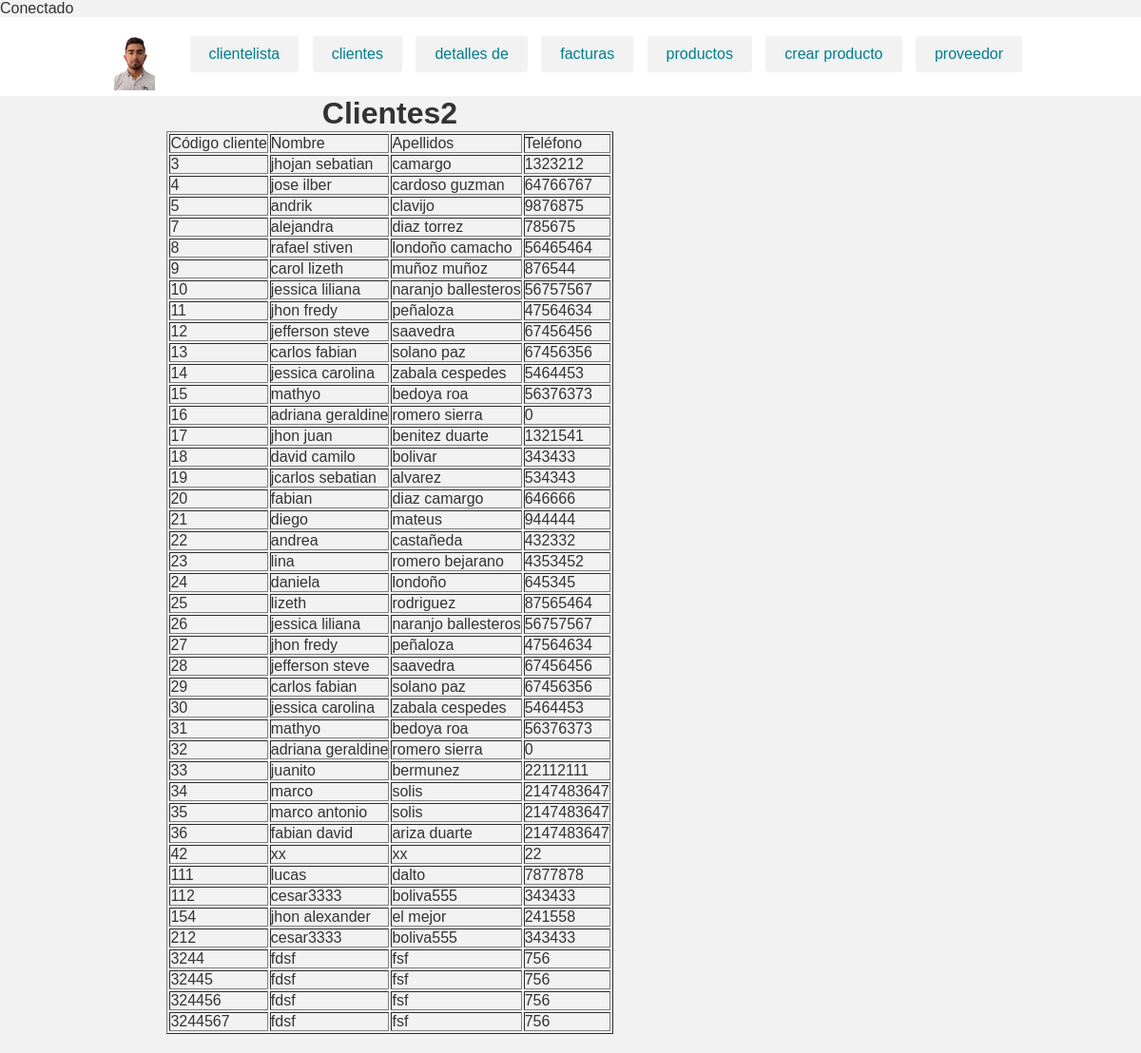
The page /vistas/Administrativo/Clientes.php on the database its author committed.
### tables this page shows
CREATE TABLE `cliente` (
  `codigoCliente` int(10) NOT NULL,
  `nombreCliente` varchar(20) NOT NULL,
  `apellidoCliente` varchar(20) NOT NULL,
  `telefonoCliente` int(10) NOT NULL
);

### vistas/Administrativo/Clientes.php (the view, shortened to what this page needs)
<?php
include("header.php");
?>
<html>
    <head>
    </head>
    <body>
			<div class="articulo">
        <center>
               <H1>Clientes2 </H1>
               <table border="1">
                        <tr>
                            <td>Código cliente</td>
                            <td>Nombre</td>
                            <td>Apellidos</td>
                            <td>Teléfono</td>
                        </tr>
                        <?php
                            $c= new Conexion();
                            $fun=$c->conectar();
                            $p ="select * from cliente";
                            $rs = mysqli_query($fun,$p);
                            $arre = mysqli_fetch_row($rs);
                            do{
                        ?>
                        <tr>
                                <td><?php echo $arre[0] ?></td>
                                <td><?php echo $arre[1] ?></td>
                                <td><?php echo $arre[2] ?></td>
                                <td><?php echo $arre[3] ?></td>
                        </tr>
                        <?php
	 					}while($arre = mysqli_fetch_row($rs));
					?>
               </table>
               </div>
    </body>
</html>

### vistas/Administrativo/header.php (shortened to what this page needs)
<!DOCTYPE html>
<html lang="en">
<head>
	<link rel="stylesheet" href="estilos.css">
</head>
<body>
	<header>
		<div class="wrapp">
			<div class="logo">
				<a href="#"><img src="logotipo.jpg" alt="FalconMasters"></a>
			</div>
			<nav>
				<ul>
					<li><a href="clientelista.php">clientelista</a></li>
					<li><a href="clientes.php">clientes</a></li>
					<li><a href="detalles.php">detalles de</a></li>
					<li><a href="facturas.php">facturas</a></li>
                    <li><a href="productos.php">productos</a></li>
                    <li><a href="producto.php">crear producto</a></li>
					<li><a href="proveedor.php">proveedor</a></li>
				</ul>
			</nav>
		</div>
	</header>

### vistas/Administrativo/estilos.css (style rules this page uses)
* { -webkit-box-sizing: border-box; -moz-box-sizing: border-box; box-sizing: border-box; margin:0px; padding:0px; }
body { background:#f2f2f2; color:#333; font-family:Arial, helvetica, sans-serif; }
a { text-decoration: none; color:#F24C27; }
.wrapp { max-width: 1000px; width:80%; margin:auto; overflow: hidden; }
header { width: 100%; height: 83px; padding:20px 0; background: #fff; overflow: hidden; }
.logo { width: 43px; float: left; }
.logo img { width:100%; vertical-align: top; }
nav { float: right; }
nav ul li { display: inline-block; margin:0px 5px; }
nav ul li a { display: block; background: #f2f2f2; color: #037E8C; padding:10px 20px; text-decoration: none; border-radius:3px; transition:all 300ms ease; }
.articulo { float: left; width: 70%; padding:0px 20px 20px 0px; }

### rows shown on the page
cliente: codigoCliente "3", nombreCliente "jhojan sebatian", apellidoCliente "camargo", telefonoCliente "1323212"
cliente: codigoCliente "4", nombreCliente "jose ilber", apellidoCliente "cardoso guzman", telefonoCliente "64766767"
cliente: codigoCliente "5", nombreCliente "andrik", apellidoCliente "clavijo", telefonoCliente "9876875"
cliente: codigoCliente "7", nombreCliente "alejandra", apellidoCliente "diaz torrez", telefonoCliente "785675"
cliente: codigoCliente "8", nombreCliente "rafael stiven", apellidoCliente "londoño camacho", telefonoCliente "56465464"
cliente: codigoCliente "9", nombreCliente "carol lizeth", apellidoCliente "muñoz muñoz", telefonoCliente "876544"
cliente: codigoCliente "10", nombreCliente "jessica liliana", apellidoCliente "naranjo ballesteros", telefonoCliente "56757567"
cliente: codigoCliente "11", nombreCliente "jhon fredy", apellidoCliente "peñaloza", telefonoCliente "47564634"
cliente: codigoCliente "12", nombreCliente "jefferson steve", apellidoCliente "saavedra", telefonoCliente "67456456"
cliente: codigoCliente "13", nombreCliente "carlos fabian", apellidoCliente "solano paz", telefonoCliente "67456356"
cliente: codigoCliente "14", nombreCliente "jessica carolina", apellidoCliente "zabala cespedes", telefonoCliente "5464453"
cliente: codigoCliente "15", nombreCliente "mathyo", apellidoCliente "bedoya roa", telefonoCliente "56376373"
cliente: codigoCliente "16", nombreCliente "adriana geraldine", apellidoCliente "romero sierra", telefonoCliente "0"
cliente: codigoCliente "17", nombreCliente "jhon juan", apellidoCliente "benitez duarte", telefonoCliente "1321541"
cliente: codigoCliente "18", nombreCliente "david camilo", apellidoCliente "bolivar", telefonoCliente "343433"
cliente: codigoCliente "19", nombreCliente "jcarlos sebatian", apellidoCliente "alvarez", telefonoCliente "534343"
cliente: codigoCliente "20", nombreCliente "fabian", apellidoCliente "diaz camargo", telefonoCliente "646666"
cliente: codigoCliente "21", nombreCliente "diego", apellidoCliente "mateus", telefonoCliente "944444"
cliente: codigoCliente "22", nombreCliente "andrea", apellidoCliente "castañeda", telefonoCliente "432332"
cliente: codigoCliente "23", nombreCliente "lina", apellidoCliente "romero bejarano", telefonoCliente "4353452"
cliente: codigoCliente "24", nombreCliente "daniela", apellidoCliente "londoño", telefonoCliente "645345"
cliente: codigoCliente "25", nombreCliente "lizeth", apellidoCliente "rodriguez", telefonoCliente "87565464"
cliente: codigoCliente "26", nombreCliente "jessica liliana", apellidoCliente "naranjo ballesteros", telefonoCliente "56757567"
cliente: codigoCliente "27", nombreCliente "jhon fredy", apellidoCliente "peñaloza", telefonoCliente "47564634"
cliente: codigoCliente "28", nombreCliente "jefferson steve", apellidoCliente "saavedra", telefonoCliente "67456456"
cliente: codigoCliente "29", nombreCliente "carlos fabian", apellidoCliente "solano paz", telefonoCliente "67456356"
cliente: codigoCliente "30", nombreCliente "jessica carolina", apellidoCliente "zabala cespedes", telefonoCliente "5464453"
cliente: codigoCliente "31", nombreCliente "mathyo", apellidoCliente "bedoya roa", telefonoCliente "56376373"
cliente: codigoCliente "32", nombreCliente "adriana geraldine", apellidoCliente "romero sierra", telefonoCliente "0"
cliente: codigoCliente "33", nombreCliente "juanito", apellidoCliente "bermunez", telefonoCliente "22112111"
cliente: codigoCliente "34", nombreCliente "marco", apellidoCliente "solis", telefonoCliente "2147483647"
cliente: codigoCliente "35", nombreCliente "marco antonio", apellidoCliente "solis", telefonoCliente "2147483647"
cliente: codigoCliente "36", nombreCliente "fabian david", apellidoCliente "ariza duarte", telefonoCliente "2147483647"
cliente: codigoCliente "42", nombreCliente "xx", apellidoCliente "xx", telefonoCliente "22"
cliente: codigoCliente "111", nombreCliente "lucas", apellidoCliente "dalto", telefonoCliente "7877878"
cliente: codigoCliente "112", nombreCliente "cesar3333", apellidoCliente "boliva555", telefonoCliente "343433"
cliente: codigoCliente "154", nombreCliente "jhon alexander", apellidoCliente "el mejor", telefonoCliente "241558"
cliente: codigoCliente "212", nombreCliente "cesar3333", apellidoCliente "boliva555", telefonoCliente "343433"
cliente: codigoCliente "3244", nombreCliente "fdsf", apellidoCliente "fsf", telefonoCliente "756"
cliente: codigoCliente "32445", nombreCliente "fdsf", apellidoCliente "fsf", telefonoCliente "756"
cliente: codigoCliente "324456", nombreCliente "fdsf", apellidoCliente "fsf", telefonoCliente "756"
cliente: codigoCliente "3244567", nombreCliente "fdsf", apellidoCliente "fsf", telefonoCliente "756"
